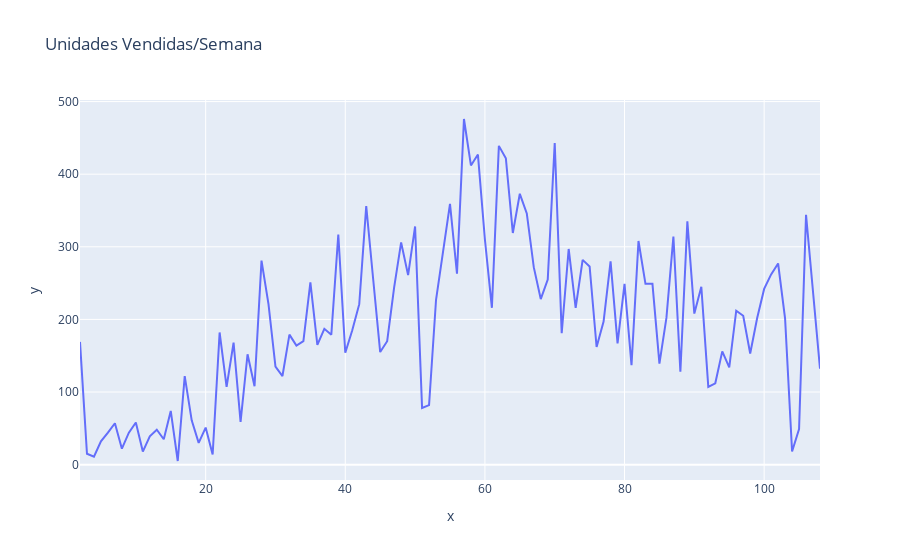

This figure's notebook cell:
### Markdown cell above
# EXPLORANDO O DATASET

### Code cell
vendastelepweek = pd.read_csv(r'4-VendasTelepWeek-Rev3.csv')
melt = vendastelepweek.melt(id_vars='Codigo', var_name='Week',value_name='Vendas')
melt = melt.sort_values(['Week','Codigo']).reset_index(drop=True)
melt['Week'] = melt['Week'].astype(int)

import plotly.express as px
x=(melt2.groupby(['Week']))['Week'].nunique().index
y=pd.DataFrame(melt2.groupby(['Week'])['Vendas'].sum())
fig = px.line(melt2, x=x, y=y,title="Unidades Vendidas/Semana")
print(y.shape)
fig.show()

### Figure 1 — Plotly figure (JSON) as saved in the notebook; plotly's stock layout.template omitted (floating-point values rounded to 4 significant figures)
{"data": [{"hoverlabel": {"namelength": 0}, "hovertemplate": "x=%{x}<br>y=%{y}", "legendgroup": "", "line": {"color": "#636efa", "dash": "solid"}, "mode": "lines", "name": "", "showlegend": false, "type": "scatter", "x": [2, 3, 4, 5, 6, 7, 8, 9, 10, 11, 12, 13, 14, 15, 16, 17, 18, 19, 20, 21, 22, 23, 24, 25, 26, 27, 28, 29, 30, 31, 32, 33, 34, 35, 36, 37, 38, 39, 40, 41, 42, 43, 44, 45, 46, 47, 48, 49, 50, 51, 52, 53, 54, 55, 56, 57, 58, 59, 60, 61, 62, 63, 64, 65, 66, 67, 68, 69, 70, 71, 72, 73, 74, 75, 76, 77, 78, 79, 80, 81, 82, 83, 84, 85, 86, 87, 88, 89, 90, 91, 92, 93, 94, 95, 96, 97, 98, 99, 100, 101, 102, 103, 104, 105, 106, 107, 108], "xaxis": "x", "y": [169, 15, 11, 32, 44, 57, 22, 44, 58, 18, 39, 48, 35, 74, 5, 122, 61, 30, 51, 14, 182, 107, 168, 59, 152, 108, 281, 221, 135, 122, 179, 164, 170, 251, 165, 187, 179, 317, 154, 185, 221, 356, 255, 155, 170, 244, 306, 261, 328, 78, 82, 227, 293, 359, 263, 476, 412, 427, 310, 216, 439, 422, 319, 373, 346, 272, 228, 255, 443, 181, 297, 216, 282, 273, 162, 197, 280, 167, 249, 137, 308, 249, 249, 139, 202, 314, 128, 335, 208, 245, 107, 112, 156, 134, 212, 205, 153, 202, 242, 262, 277, 201, 18, 49, 344, 239, 132], "yaxis": "y"}], "layout": {"legend": {"tracegroupgap": 0}, "title": {"text": "Unidades Vendidas/Semana"}, "xaxis": {"anchor": "y", "domain": [0, 1], "title": {"text": "x"}}, "yaxis": {"anchor": "x", "domain": [0, 1], "title": {"text": "y"}}}}
